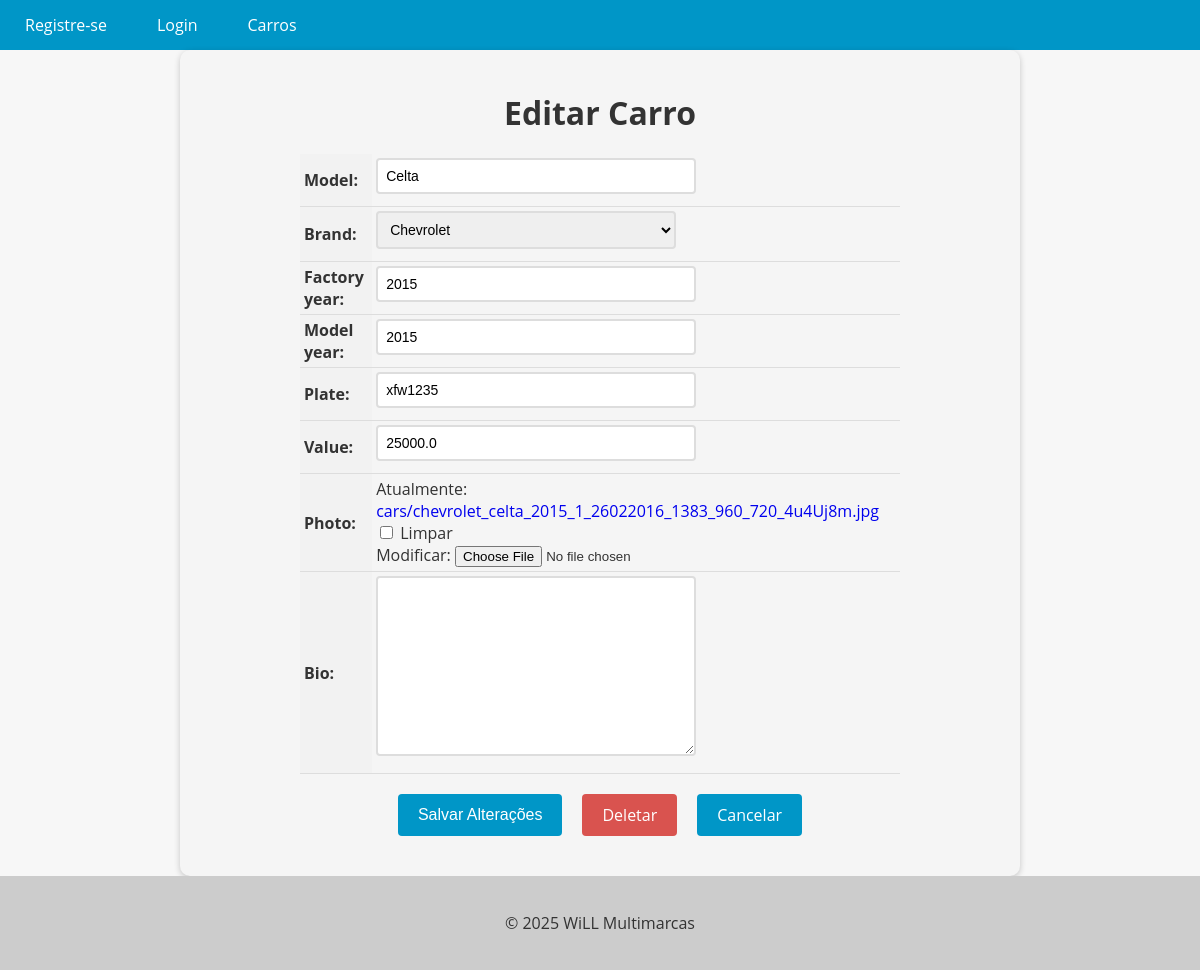
Page /car/2/update/ on the committed database.
### cars/models.py (models this page shows, shortened)
class Car(models.Model):
    model = models.CharField(max_length=200)
    brand = models.ForeignKey(Brand, on_delete=models.PROTECT, related_name='car_brand')
    factory_year = models.IntegerField(blank=True, null=True)
    model_year = models.IntegerField(blank=True, null=True)
    plate = models.CharField(max_length=10, blank=True, null=True)
    value = models.FloatField(blank=True, null=True)
    photo = models.ImageField(upload_to='cars/', blank=True, null=True)
    bio = models.TextField(blank=True, null=True)

class Brand(models.Model):
    name = models.CharField(max_length=200)
    def __str__(self):
        return self.name

### cars/views.py (the view, shortened to what this page needs)
# urls.py: path('car/<int:pk>/update/', CarUpdateView.as_view(), name='car_update'),
class CarUpdateView(UpdateView):
    model = Car
    form_class = CarModelForm
    template_name = 'car_update.html'

### cars/forms.py (shortened to what this page needs)
class CarModelForm(forms.ModelForm):
    class Meta:
        model = Car
        fields = '__all__'

### cars/templates/car_update.html (shortened to what this page needs)
{% extends "base.html" %}
{% block content %}
  <form method="post" enctype="multipart/form-data">
    <h1>Editar Carro</h1>
    <table>
      {{ form.as_table }}
    </table>
    <div>
      <div class="buttons-container">
        <input type="submit" value="Salvar Alterações" class="btn btn-primary">
        <a href="{% url 'car_delete' pk=object.pk %}" class="btn btn-danger">Deletar</a>
        <a href="{% url 'cars_list' %}" class="btn btn-secondary">Cancelar</a>
      </div>
    </div>
  </form>
{% endblock %}

### app/templates/base.html (style rules this page uses)
body { font-family: 'Open Sans', sans-serif; background-color: #f7f7f7; color: #333; margin: 0; padding: 0; }

### cars/templates/car_update.html (style rules this page uses)
form { max-width: 800px; margin: 0 auto; padding: 20px; background-color: #f5f5f5; border-radius: 10px; box-shadow: 0 2px 6px rgba(0, 0, 0, 0.2); }
form h1 { font-size: 2rem; margin-bottom: 20px; text-align: center; }
table { margin: 0 auto; border-collapse: collapse; width: 100%; max-width: 600px; }
th, td { padding: 4px; text-align: left; border-bottom: 1px solid #ddd; }
th { background-color: #f2f2f2; }
input[type="text"], input[type="number"], select, textarea { padding: 8px; font-size: 14px; border: 2px solid #ddd; border-radius: 4px; width: 100%; max-width: 300px; margin-bottom: 8px; transition: border-bottom-color 0.3s ease-in-out; }
.btn { background-color: #0096c7; color: #fff; border: none; padding: 10px 20px; font-size: 16px; border-radius: 4px; cursor: pointer; transition: background-color 0.3s ease-in-out; }
.buttons-container { display: flex; justify-content: center; margin-top: 20px; margin-bottom: 20px; }
.btn { display: inline-block; background-color: #0096c7; color: #fff; border: none; padding: 10px 20px; font-size: 16px; border-radius: 4px; cursor: pointer; transition: background-color 0.3s ease-in-out; margin: 0 10px; }
.btn-danger { background-color: #d9534f; text-decoration: none !important; }
a { text-decoration: none !important; }

### rows in the picture
Car: model "Celta", brand "Chevrolet", factory_year "2015", model_year "2015", plate "xfw1235", value "25000.0"
